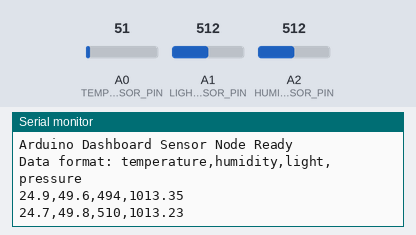
Recording of a sketch running on a simulated Arduino Uno, built with avr-gcc and run on an emulated ATmega328P. On the bench: the last lines printed to the serial monitor. Inputs (shaded band) come from the test bench; at power-on: A0 (TEMP_SENSOR_PIN) = 51, A1 (LIGHT_SENSOR_PIN) = 512, A2 (HUMIDITY_SENSOR_PIN) = 512. Random numbers use the default seed unless the sketch sets one.

Above: at 2.8 s.
2.9 s: A0 (TEMP_SENSOR_PIN) set to 61
At 3.8 s:
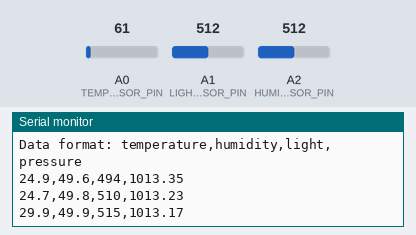
4.4 s: A1 (LIGHT_SENSOR_PIN) set to 716
At 5.6 s:
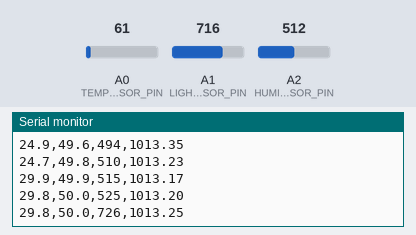
5.9 s: A2 (HUMIDITY_SENSOR_PIN) set to 716
At 6.4 s:
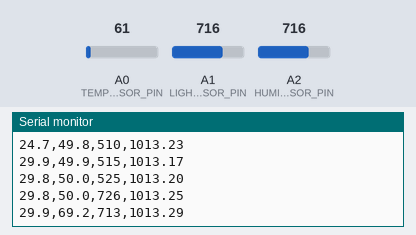
7.4 s: A0 (TEMP_SENSOR_PIN) set to 71
At 8.7 s:
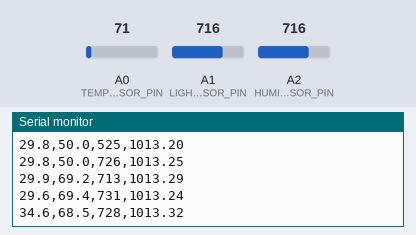
8.9 s: A1 (LIGHT_SENSOR_PIN) set to 900
At 9.8 s:
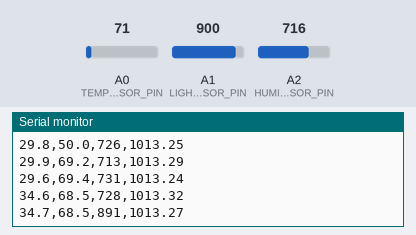
10.4 s: A2 (HUMIDITY_SENSOR_PIN) set to 900
At 11.4 s:
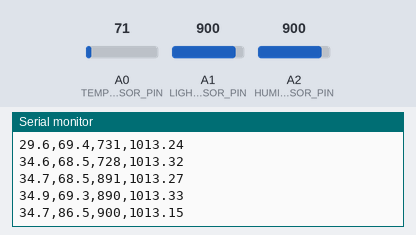
Timing chart, 0 to 12.9 s (numbered marks = the images above; inputs shaded):
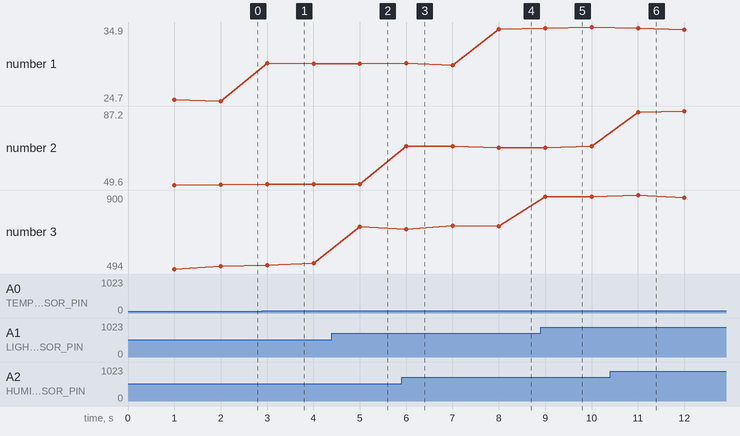

The sketch:

arduino_example.ino
```cpp
/*
 * Arduino Dashboard Example
 * This sketch demonstrates how to send sensor data to the Python dashboard
 *
 * Supported data formats:
 * 1. JSON: {"temperature": 25.5, "humidity": 60.2, "light": 512, "pressure": 1013.25}
 * 2. CSV: 25.5,60.2,512,1013.25
 * 3. Key-value: temperature:25.5,humidity:60.2,light:512,pressure:1013.25
 */

// Pin definitions (modify these based on your sensor connections)
const int TEMP_SENSOR_PIN = A0;    // Analog temperature sensor
const int LIGHT_SENSOR_PIN = A1;   // Analog light sensor
const int HUMIDITY_SENSOR_PIN = A2; // Analog humidity sensor

// Data transmission interval (milliseconds)
const unsigned long TRANSMISSION_INTERVAL = 1000; // 1 second
unsigned long lastTransmission = 0;

void setup() {
  // Initialize serial communication
  Serial.begin(9600);

  // Initialize analog pins
  pinMode(TEMP_SENSOR_PIN, INPUT);
  pinMode(LIGHT_SENSOR_PIN, INPUT);
  pinMode(HUMIDITY_SENSOR_PIN, INPUT);

  Serial.println("Arduino Dashboard Sensor Node Ready");
  Serial.println("Data format: temperature,humidity,light,pressure");
}

void loop() {
  unsigned long currentTime = millis();

  // Send data at regular intervals
  if (currentTime - lastTransmission >= TRANSMISSION_INTERVAL) {
    // Read sensor values
    float temperature = readTemperature();
    float humidity = readHumidity();
    int light = readLight();
    float pressure = readPressure();

    // Send data in CSV format (easiest to parse)
    Serial.print(temperature, 1);
    Serial.print(",");
    Serial.print(humidity, 1);
    Serial.print(",");
    Serial.print(light);
    Serial.print(",");
    Serial.println(pressure, 2);

    lastTransmission = currentTime;
  }
}

// Sensor reading functions - modify these based on your actual sensors

float readTemperature() {
  // Example: LM35 temperature sensor (10mV/°C)
  int rawValue = analogRead(TEMP_SENSOR_PIN);
  float voltage = (rawValue * 5.0) / 1024.0; // Convert to voltage
  float temperature = voltage * 100; // Convert to Celsius

  // Add some realistic variation for demo purposes
  temperature += random(-2, 3) * 0.1;

  return temperature;
}

float readHumidity() {
  // Example: DHT22 or similar humidity sensor
  int rawValue = analogRead(HUMIDITY_SENSOR_PIN);
  float humidity = map(rawValue, 0, 1023, 0, 100); // Map to 0-100%

  // Add some realistic variation for demo purposes
  humidity += random(-5, 6) * 0.1;
  humidity = constrain(humidity, 0, 100); // Keep within bounds

  return humidity;
}

int readLight() {
  // Example: LDR (Light Dependent Resistor)
  int lightValue = analogRead(LIGHT_SENSOR_PIN);

  // Add some realistic variation for demo purposes
  lightValue += random(-20, 21);
  lightValue = constrain(lightValue, 0, 1023); // Keep within bounds

  return lightValue;
}

float readPressure() {
  // Example: BMP280 or similar pressure sensor
  // For demo purposes, simulate atmospheric pressure around 1013.25 hPa
  float pressure = 1013.25;

  // Add some realistic variation for demo purposes
  pressure += random(-10, 11) * 0.01;

  return pressure;
}

/*
 * Alternative data formats you can use:
 *
 * JSON format:
 * void sendJsonData() {
 *   Serial.print("{\"temperature\":");
 *   Serial.print(readTemperature(), 1);
 *   Serial.print(",\"humidity\":");
 *   Serial.print(readHumidity(), 1);
 *   Serial.print(",\"light\":");
 *   Serial.print(readLight());
 *   Serial.print(",\"pressure\":");
 *   Serial.print(readPressure(), 2);
 *   Serial.println("}");
 * }
 *
 * Key-value format:
 * void sendKeyValueData() {
 *   Serial.print("temperature:");
 *   Serial.print(readTemperature(), 1);
 *   Serial.print(",humidity:");
 *   Serial.print(readHumidity(), 1);
 *   Serial.print(",light:");
 *   Serial.print(readLight());
 *   Serial.print(",pressure:");
 *   Serial.println(readPressure(), 2);
 * }
 */ 
```

Measured:
- after the input at 2.9 s, the serial monitor: prints a new line after 0.10 s (image 1)
- after the input at 4.4 s, the serial monitor: prints a new line after 0.60 s (image 2)
- after the input at 5.9 s, the serial monitor: prints a new line after 0.10 s (image 3)
- after the input at 7.4 s, the serial monitor: prints a new line after 0.60 s (image 4)
- after the input at 8.9 s, the serial monitor: prints a new line after 0.10 s (image 5)
- after the input at 10.4 s, the serial monitor: prints a new line after 0.60 s (image 6)
- plotted number 1: 24.7 → 29.8 after the input at 2.9 s, 29.6 → 34.6 after the input at 7.4 s
- plotted number 2: 50 → 69.4 after the input at 5.9 s, 69.3 → 87.2 after the input at 10.4 s
